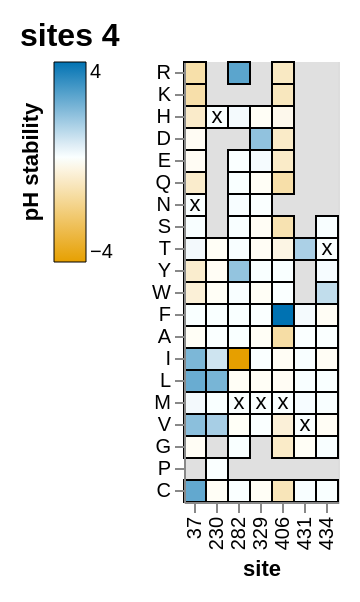

This figure's notebook cell:
### Code cell
pH_sites_4_chart = polyclonal.plot.lineplot_and_heatmap(
    data_df=test,
    stat_col="pH stability",
    category_col="phenotype",
    alphabet=alphabet,
    # addtl_tooltip_stats=addtl_tooltip_stats,
    addtl_slider_stats={"entry in C musculinus TfR1 cells" : -5},
    init_floor_at_zero=False,
    init_site_statistic="mean",
    show_zoombar=False,
    show_lineplot=False,
    sites=pH_sites_4,
    plot_title="sites 4",
    heatmap_max_at_least=2,
    heatmap_min_at_least=-1,
)

pH_sites_4_chart

### Figure 1 — Vega-Lite specification as saved in the notebook (floating-point values rounded to 4 significant figures)
{"config": {"view": {"continuousWidth": 300, "continuousHeight": 300}, "axis": {"grid": false, "labelOverlap": "parity"}, "padding": 10}, "vconcat": [{"vconcat": [{"layer": [{"mark": {"type": "rect", "color": "#E0E0E0"}, "encoding": {"x": {"field": "site", "sort": {"field": "_stat_site_order", "order": "ascending"}, "type": "ordinal"}, "y": {"field": "mutant", "scale": {"domain": ["R", "K", "H", "D", "E", "Q", "N", "S", "T", "Y", "W", "F", "A", "I", "L", "M", "V", "G", "P", "C"]}, "sort": ["R", "K", "H", "D", "E", "Q", "N", "S", "T", "Y", "W", "F", "A", "I", "L", "M", "V", "G", "P", "C"], "title": null, "type": "nominal"}}, "name": "view_8", "transform": [{"lookup": "site", "from": {"data": {"name": "data-0d51e375940a2bb90e4fa816e481f896"}, "key": "site", "fields": ["wildtype", "_stat_site_order"]}}, {"calculate": "if(isFinite(datum['pH stability']),datum['pH stability'],NaN)", "as": "pH stability"}, {"calculate": "if(isFinite(datum['entry in C musculinus TfR1 cells']),datum['entry in C musculinus TfR1 cells'],NaN)", "as": "entry in C musculinus TfR1 cells"}, {"calculate": "max(datum['pH stability'],floor_at_zero['floor'])", "as": "_stat"}, {"calculate": "false", "as": "_stat_hide"}, {"filter": "(((datum['entry in C musculinus TfR1 cells'] >= (param_13 - 1e-06)) || (!isFinite(datum['entry in C musculinus TfR1 cells']))) || datum['_stat_hide'])"}, {"calculate": "if(datum['_stat_hide'],-4.155,datum['_stat'])", "as": "_stat_not_hidden"}, {"joinaggregate": [{"op": "max", "field": "_stat_not_hidden", "as": "_stat_site_max"}], "groupby": ["site"]}, {"filter": "((datum['_stat_site_max'] >= (param_14 - 1e-06)) || (!isFinite(datum['_stat_site_max'])))"}, {"calculate": "(datum.wildtype !== datum.mutant)", "as": "_stat_not_wildtype"}, {"joinaggregate": [{"op": "max", "field": "_stat_not_wildtype", "as": "_stat_site_has_non_wildtype"}], "groupby": ["site"]}, {"filter": "datum['_stat_site_has_non_wildtype']"}, {"filter": {"param": "param_16"}}, {"impute": "_stat_dummy", "key": "mutant", "groupby": ["site"], "keyvals": ["R", "K", "H", "D", "E", "Q", "N", "S", "T", "Y", "W", "F", "A", "I", "L", "M", "V", "G", "P", "C"], "value": null}]}, {"mark": {"type": "rect"}, "encoding": {"color": {"value": "silver"}, "stroke": {"value": "black"}, "tooltip": [{"field": "site", "type": "nominal"}, {"field": "wildtype", "type": "nominal"}, {"field": "mutant", "type": "nominal"}, {"field": "pH stability", "format": ".3g", "type": "quantitative"}, {"field": "entry in C musculinus TfR1 cells", "format": ".3g", "type": "quantitative"}], "x": {"axis": {"labels": true, "ticks": true, "title": "site"}, "field": "site", "sort": {"field": "_stat_site_order", "order": "ascending"}, "type": "ordinal"}, "y": {"field": "mutant", "scale": {"domain": ["R", "K", "H", "D", "E", "Q", "N", "S", "T", "Y", "W", "F", "A", "I", "L", "M", "V", "G", "P", "C"]}, "sort": ["R", "K", "H", "D", "E", "Q", "N", "S", "T", "Y", "W", "F", "A", "I", "L", "M", "V", "G", "P", "C"], "title": null, "type": "nominal"}}, "title": {"text": "", "anchor": "middle", "color": "#0072B2", "orient": "left"}, "transform": [{"lookup": "site", "from": {"data": {"name": "data-0d51e375940a2bb90e4fa816e481f896"}, "key": "site", "fields": ["wildtype", "_stat_site_order"]}}, {"calculate": "if(isFinite(datum['pH stability']),datum['pH stability'],NaN)", "as": "pH stability"}, {"calculate": "if(isFinite(datum['entry in C musculinus TfR1 cells']),datum['entry in C musculinus TfR1 cells'],NaN)", "as": "entry in C musculinus TfR1 cells"}, {"calculate": "max(datum['pH stability'],floor_at_zero['floor'])", "as": "_stat"}, {"calculate": "false", "as": "_stat_hide"}, {"filter": "(((datum['entry in C musculinus TfR1 cells'] >= (param_13 - 1e-06)) || (!isFinite(datum['entry in C musculinus TfR1 cells']))) || datum['_stat_hide'])"}, {"calculate": "if(datum['_stat_hide'],-4.155,datum['_stat'])", "as": "_stat_not_hidden"}, {"joinaggregate": [{"op": "max", "field": "_stat_not_hidden", "as": "_stat_site_max"}], "groupby": ["site"]}, {"filter": "((datum['_stat_site_max'] >= (param_14 - 1e-06)) || (!isFinite(datum['_stat_site_max'])))"}, {"calculate": "(datum.wildtype !== datum.mutant)", "as": "_stat_not_wildtype"}, {"joinaggregate": [{"op": "max", "field": "_stat_not_wildtype", "as": "_stat_site_has_non_wildtype"}], "groupby": ["site"]}, {"filter": "datum['_stat_site_has_non_wildtype']"}, {"filter": {"param": "param_16"}}, {"filter": "(datum['phenotype'] === 'functional_effect')"}, {"filter": "datum['_stat_hide']"}]}, {"mark": {"type": "rect"}, "encoding": {"color": {"field": "_stat", "legend": {"gradientLength": 100, "gradientStrokeColor": "black", "gradientStrokeWidth": 0.5, "orient": "left", "title": "pH stability", "titleOrient": "left"}, "scale": {"clamp": true, "domainMax": 3.773, "domainMid": 0, "domainMin": {"expr": "floor_at_zero.floor"}, "nice": false, "range": ["#e69f00", "#e7a40d", "#e9a91b", "#eaae28", "#ebb336", "#edb843", "#eebd51", "#efc25e", "#f1c76b", "#f2cc79", "#f3d286", "#f4d794", "#f6dca1", "#f7e1ae", "#f8e6bc", "#faebc9", "#fbf0d7", "#fcf5e4", "#fefaf2", "#ffffff", "#f2f8fb", "#e4f0f7", "#d7e9f3", "#c9e1ef", "#bcdaeb", "#aed2e7", "#a1cbe3", "#94c4df", "#86bcdb", "#79b5d6", "#6badd2", "#5ea6ce", "#519fca", "#4397c6", "#3690c2", "#2888be", "#1b81ba", "#0d79b6", "#0072b2"], "type": "linear", "zero": true}, "type": "quantitative"}, "stroke": {"value": "black"}, "tooltip": [{"field": "site", "type": "nominal"}, {"field": "wildtype", "type": "nominal"}, {"field": "mutant", "type": "nominal"}, {"field": "pH stability", "format": ".3g", "type": "quantitative"}, {"field": "entry in C musculinus TfR1 cells", "format": ".3g", "type": "quantitative"}], "x": {"axis": {"labels": true, "ticks": true, "title": "site"}, "field": "site", "sort": {"field": "_stat_site_order", "order": "ascending"}, "type": "ordinal"}, "y": {"field": "mutant", "scale": {"domain": ["R", "K", "H", "D", "E", "Q", "N", "S", "T", "Y", "W", "F", "A", "I", "L", "M", "V", "G", "P", "C"]}, "sort": ["R", "K", "H", "D", "E", "Q", "N", "S", "T", "Y", "W", "F", "A", "I", "L", "M", "V", "G", "P", "C"], "title": null, "type": "nominal"}}, "title": {"text": "", "anchor": "middle", "color": "#0072B2", "orient": "left"}, "transform": [{"lookup": "site", "from": {"data": {"name": "data-0d51e375940a2bb90e4fa816e481f896"}, "key": "site", "fields": ["wildtype", "_stat_site_order"]}}, {"calculate": "if(isFinite(datum['pH stability']),datum['pH stability'],NaN)", "as": "pH stability"}, {"calculate": "if(isFinite(datum['entry in C musculinus TfR1 cells']),datum['entry in C musculinus TfR1 cells'],NaN)", "as": "entry in C musculinus TfR1 cells"}, {"calculate": "max(datum['pH stability'],floor_at_zero['floor'])", "as": "_stat"}, {"calculate": "false", "as": "_stat_hide"}, {"filter": "(((datum['entry in C musculinus TfR1 cells'] >= (param_13 - 1e-06)) || (!isFinite(datum['entry in C musculinus TfR1 cells']))) || datum['_stat_hide'])"}, {"calculate": "if(datum['_stat_hide'],-4.155,datum['_stat'])", "as": "_stat_not_hidden"}, {"joinaggregate": [{"op": "max", "field": "_stat_not_hidden", "as": "_stat_site_max"}], "groupby": ["site"]}, {"filter": "((datum['_stat_site_max'] >= (param_14 - 1e-06)) || (!isFinite(datum['_stat_site_max'])))"}, {"calculate": "(datum.wildtype !== datum.mutant)", "as": "_stat_not_wildtype"}, {"joinaggregate": [{"op": "max", "field": "_stat_not_wildtype", "as": "_stat_site_has_non_wildtype"}], "groupby": ["site"]}, {"filter": "datum['_stat_site_has_non_wildtype']"}, {"filter": {"param": "param_16"}}, {"filter": "(datum['phenotype'] === 'functional_effect')"}, {"filter": "(!datum['_stat_hide'])"}]}, {"mark": {"type": "text", "color": "black", "text": "x"}, "encoding": {"x": {"field": "site", "sort": {"field": "_stat_site_order", "order": "ascending"}, "type": "ordinal"}, "y": {"field": "mutant", "scale": {"domain": ["R", "K", "H", "D", "E", "Q", "N", "S", "T", "Y", "W", "F", "A", "I", "L", "M", "V", "G", "P", "C"]}, "sort": ["R", "K", "H", "D", "E", "Q", "N", "S", "T", "Y", "W", "F", "A", "I", "L", "M", "V", "G", "P", "C"], "title": null, "type": "nominal"}}, "transform": [{"lookup": "site", "from": {"data": {"name": "data-0d51e375940a2bb90e4fa816e481f896"}, "key": "site", "fields": ["wildtype", "_stat_site_order"]}}, {"calculate": "if(isFinite(datum['pH stability']),datum['pH stability'],NaN)", "as": "pH stability"}, {"calculate": "if(isFinite(datum['entry in C musculinus TfR1 cells']),datum['entry in C musculinus TfR1 cells'],NaN)", "as": "entry in C musculinus TfR1 cells"}, {"calculate": "max(datum['pH stability'],floor_at_zero['floor'])", "as": "_stat"}, {"calculate": "false", "as": "_stat_hide"}, {"filter": "(((datum['entry in C musculinus TfR1 cells'] >= (param_13 - 1e-06)) || (!isFinite(datum['entry in C musculinus TfR1 cells']))) || datum['_stat_hide'])"}, {"calculate": "if(datum['_stat_hide'],-4.155,datum['_stat'])", "as": "_stat_not_hidden"}, {"joinaggregate": [{"op": "max", "field": "_stat_not_hidden", "as": "_stat_site_max"}], "groupby": ["site"]}, {"filter": "((datum['_stat_site_max'] >= (param_14 - 1e-06)) || (!isFinite(datum['_stat_site_max'])))"}, {"calculate": "(datum.wildtype !== datum.mutant)", "as": "_stat_not_wildtype"}, {"joinaggregate": [{"op": "max", "field": "_stat_not_wildtype", "as": "_stat_site_has_non_wildtype"}], "groupby": ["site"]}, {"filter": "datum['_stat_site_has_non_wildtype']"}, {"filter": {"param": "param_16"}}, {"filter": "(datum.wildtype === datum.mutant)"}]}], "height": {"step": 11}, "width": {"step": 11}}], "resolve": {"scale": {"color": "shared", "x": "shared"}}, "spacing": 10}], "data": {"name": "data-07453b4ba4f028cd47fa69c6870c989e"}, "params": [{"name": "floor_at_zero", "select": {"type": "point", "fields": ["floor"]}, "bind": {"input": "radio", "options": [0, -4.155], "labels": ["yes", "no"], "name": "floor pH stability at zero"}, "value": [{"floor": -4.155}], "views": ["view_8"]}, {"name": "param_16", "select": {"type": "interval", "encodings": ["x"], "mark": {"stroke": "black", "strokeWidth": 2}}, "views": ["view_8"]}, {"name": "param_13", "bind": {"input": "range", "max": 0.2632, "min": -5.316, "name": "minimum entry in C musculinus TfR1 cells"}, "value": -5}, {"name": "param_14", "bind": {"input": "range", "max": 3.773, "min": -4.155, "name": "minimum max of pH stability at site"}, "value": -4.155}], "resolve": {"scale": {"color": "independent"}}, "title": {"text": "sites 4", "align": "left", "anchor": "start", "fontSize": 16}, "$schema": "https://vega.github.io/schema/vega-lite/v5.20.1.json", "datasets": {"data-07453b4ba4f028cd47fa69c6870c989e": [{"site": 37, "mutant": "A", "pH stability": -0.03866, "phenotype": "functional_effect", "entry in C musculinus TfR1 cells": -0.9869}, {"site": 37, "mutant": "C", "pH stability": 2.322, "phenotype": "functional_effect", "entry in C musculinus TfR1 cells": -3.362}, {"site": 37, "mutant": "D", "pH stability": -0.1231, "phenotype": "functional_effect", "entry in C musculinus TfR1 cells": -1.106}, {"site": 37, "mutant": "E", "pH stability": -0.144, "phenotype": "functional_effect", "entry in C musculinus TfR1 cells": 0.01115}, {"site": 37, "mutant": "F", "pH stability": 0.03102, "phenotype": "functional_effect", "entry in C musculinus TfR1 cells": -0.5373}, {"site": 37, "mutant": "G", "pH stability": -0.07281, "phenotype": "functional_effect", "entry in C musculinus TfR1 cells": -0.7106}, {"site": 37, "mutant": "H", "pH stability": -0.8607, "phenotype": "functional_effect", "entry in C musculinus TfR1 cells": -0.3705}, {"site": 37, "mutant": "I", "pH stability": 1.938, "phenotype": "functional_effect", "entry in C musculinus TfR1 cells": -3.018}, {"site": 37, "mutant": "K", "pH stability": -1.379, "phenotype": "functional_effect", "entry in C musculinus TfR1 cells": -0.9561}, {"site": 37, "mutant": "L", "pH stability": 2.212, "phenotype": "functional_effect", "entry in C musculinus TfR1 cells": -2.604}, {"site": 37, "mutant": "M", "pH stability": 0.1713, "phenotype": "functional_effect", "entry in C musculinus TfR1 cells": -1.031}, {"site": 37, "mutant": "N", "pH stability": 0.0, "phenotype": "functional_effect", "entry in C musculinus TfR1 cells": 0.0}, {"site": 37, "mutant": "Q", "pH stability": -0.8264, "phenotype": "functional_effect", "entry in C musculinus TfR1 cells": -0.7082}, {"site": 37, "mutant": "R", "pH stability": -1.373, "phenotype": "functional_effect", "entry in C musculinus TfR1 cells": -1.388}, {"site": 37, "mutant": "S", "pH stability": 0.05459, "phenotype": "functional_effect", "entry in C musculinus TfR1 cells": -1.926}, {"site": 37, "mutant": "T", "pH stability": 0.1639, "phenotype": "functional_effect", "entry in C musculinus TfR1 cells": -2.006}, {"site": 37, "mutant": "V", "pH stability": 1.72, "phenotype": "functional_effect", "entry in C musculinus TfR1 cells": -4.002}, {"site": 37, "mutant": "W", "pH stability": -0.6507, "phenotype": "functional_effect", "entry in C musculinus TfR1 cells": -1.189}, {"site": 37, "mutant": "Y", "pH stability": -0.8007, "phenotype": "functional_effect", "entry in C musculinus TfR1 cells": -1.746}, {"site": 230, "mutant": "A", "pH stability": 0.006267, "phenotype": "functional_effect", "entry in C musculinus TfR1 cells": -0.8442}, {"site": 230, "mutant": "C", "pH stability": -0.004499, "phenotype": "functional_effect", "entry in C musculinus TfR1 cells": -3.211}, {"site": 230, "mutant": "F", "pH stability": 0.03646, "phenotype": "functional_effect", "entry in C musculinus TfR1 cells": -1.121}, {"site": 230, "mutant": "G", "pH stability": -0.02709, "phenotype": "functional_effect", "entry in C musculinus TfR1 cells": -5.316}, {"site": 230, "mutant": "H", "pH stability": 0.0, "phenotype": "functional_effect", "entry in C musculinus TfR1 cells": 0.0}, {"site": 230, "mutant": "I", "pH stability": 0.7235, "phenotype": "functional_effect", "entry in C musculinus TfR1 cells": -4.258}, {"site": 230, "mutant": "L", "pH stability": 1.998, "phenotype": "functional_effect", "entry in C musculinus TfR1 cells": -3.35}, {"site": 230, "mutant": "M", "pH stability": 0.03812, "phenotype": "functional_effect", "entry in C musculinus TfR1 cells": -1.266}, {"site": 230, "mutant": "P", "pH stability": 0.0102, "phenotype": "functional_effect", "entry in C musculinus TfR1 cells": -0.7228}, {"site": 230, "mutant": "T", "pH stability": -0.03512, "phenotype": "functional_effect", "entry in C musculinus TfR1 cells": -1.918}, {"site": 230, "mutant": "V", "pH stability": 1.298, "phenotype": "functional_effect", "entry in C musculinus TfR1 cells": -2.277}, {"site": 230, "mutant": "W", "pH stability": -0.003804, "phenotype": "functional_effect", "entry in C musculinus TfR1 cells": -1.984}, {"site": 230, "mutant": "Y", "pH stability": -0.0529, "phenotype": "functional_effect", "entry in C musculinus TfR1 cells": -1.784}, {"site": 282, "mutant": "A", "pH stability": 0.02654, "phenotype": "functional_effect", "entry in C musculinus TfR1 cells": -0.3188}, {"site": 282, "mutant": "C", "pH stability": 0.001574, "phenotype": "functional_effect", "entry in C musculinus TfR1 cells": -3.928}, {"site": 282, "mutant": "E", "pH stability": 0.01402, "phenotype": "functional_effect", "entry in C musculinus TfR1 cells": 0.08644}, {"site": 282, "mutant": "F", "pH stability": 0.02288, "phenotype": "functional_effect", "entry in C musculinus TfR1 cells": -0.3981}, {"site": 282, "mutant": "G", "pH stability": 0.02832, "phenotype": "functional_effect", "entry in C musculinus TfR1 cells": -0.2754}, {"site": 282, "mutant": "H", "pH stability": 0.1498, "phenotype": "functional_effect", "entry in C musculinus TfR1 cells": -2.236}, {"site": 282, "mutant": "I", "pH stability": -4.155, "phenotype": "functional_effect", "entry in C musculinus TfR1 cells": -0.1724}, {"site": 282, "mutant": "L", "pH stability": -0.0217, "phenotype": "functional_effect", "entry in C musculinus TfR1 cells": -0.2748}, {"site": 282, "mutant": "M", "pH stability": 0.0, "phenotype": "functional_effect", "entry in C musculinus TfR1 cells": 0.0}, {"site": 282, "mutant": "N", "pH stability": 0.07116, "phenotype": "functional_effect", "entry in C musculinus TfR1 cells": -0.5538}, {"site": 282, "mutant": "P", "pH stability": -0.03438, "phenotype": "functional_effect", "entry in C musculinus TfR1 cells": -5.058}, {"site": 282, "mutant": "Q", "pH stability": 0.03136, "phenotype": "functional_effect", "entry in C musculinus TfR1 cells": 0.1485}, {"site": 282, "mutant": "R", "pH stability": 2.425, "phenotype": "functional_effect", "entry in C musculinus TfR1 cells": -3.356}, {"site": 282, "mutant": "S", "pH stability": 0.05991, "phenotype": "functional_effect", "entry in C musculinus TfR1 cells": -0.5707}, {"site": 282, "mutant": "T", "pH stability": 0.04066, "phenotype": "functional_effect", "entry in C musculinus TfR1 cells": -0.1278}, {"site": 282, "mutant": "V", "pH stability": -0.0005292, "phenotype": "functional_effect", "entry in C musculinus TfR1 cells": -0.0641}, {"site": 282, "mutant": "W", "pH stability": 0.04519, "phenotype": "functional_effect", "entry in C musculinus TfR1 cells": -1.454}, {"site": 282, "mutant": "Y", "pH stability": 1.6, "phenotype": "functional_effect", "entry in C musculinus TfR1 cells": -2.698}, {"site": 329, "mutant": "A", "pH stability": -0.009588, "phenotype": "functional_effect", "entry in C musculinus TfR1 cells": -0.5451}, {"site": 329, "mutant": "C", "pH stability": -0.03409, "phenotype": "functional_effect", "entry in C musculinus TfR1 cells": -3.281}, {"site": 329, "mutant": "D", "pH stability": 1.628, "phenotype": "functional_effect", "entry in C musculinus TfR1 cells": -2.562}, {"site": 329, "mutant": "E", "pH stability": 0.1307, "phenotype": "functional_effect", "entry in C musculinus TfR1 cells": -1.732}, {"site": 329, "mutant": "F", "pH stability": 0.009013, "phenotype": "functional_effect", "entry in C musculinus TfR1 cells": -0.3556}, {"site": 329, "mutant": "H", "pH stability": -0.007761, "phenotype": "functional_effect", "entry in C musculinus TfR1 cells": -1.937}, {"site": 329, "mutant": "I", "pH stability": 8.878e-06, "phenotype": "functional_effect", "entry in C musculinus TfR1 cells": 0.1409}, {"site": 329, "mutant": "L", "pH stability": -0.01492, "phenotype": "functional_effect", "entry in C musculinus TfR1 cells": -0.1362}, {"site": 329, "mutant": "M", "pH stability": 0.0, "phenotype": "functional_effect", "entry in C musculinus TfR1 cells": 0.0}, {"site": 329, "mutant": "N", "pH stability": 0.003103, "phenotype": "functional_effect", "entry in C musculinus TfR1 cells": -0.7603}, {"site": 329, "mutant": "Q", "pH stability": -0.01039, "phenotype": "functional_effect", "entry in C musculinus TfR1 cells": -0.7253}, {"site": 329, "mutant": "S", "pH stability": -0.07372, "phenotype": "functional_effect", "entry in C musculinus TfR1 cells": -1.365}, {"site": 329, "mutant": "T", "pH stability": -0.05714, "phenotype": "functional_effect", "entry in C musculinus TfR1 cells": 0.0334}, {"site": 329, "mutant": "V", "pH stability": 0.0145, "phenotype": "functional_effect", "entry in C musculinus TfR1 cells": 0.2632}, {"site": 329, "mutant": "W", "pH stability": -0.0113, "phenotype": "functional_effect", "entry in C musculinus TfR1 cells": -0.4839}, {"site": 329, "mutant": "Y", "pH stability": 0.01857, "phenotype": "functional_effect", "entry in C musculinus TfR1 cells": -0.0164}, {"site": 406, "mutant": "A", "pH stability": -1.468, "phenotype": "functional_effect", "entry in C musculinus TfR1 cells": -1.567}, {"site": 406, "mutant": "C", "pH stability": -1.146, "phenotype": "functional_effect", "entry in C musculinus TfR1 cells": -1.398}, {"site": 406, "mutant": "D", "pH stability": -0.8833, "phenotype": "functional_effect", "entry in C musculinus TfR1 cells": -4.816}, {"site": 406, "mutant": "E", "pH stability": -0.893, "phenotype": "functional_effect", "entry in C musculinus TfR1 cells": -1.946}, {"site": 406, "mutant": "F", "pH stability": 3.773, "phenotype": "functional_effect", "entry in C musculinus TfR1 cells": -4.005}, {"site": 406, "mutant": "G", "pH stability": -0.8878, "phenotype": "functional_effect", "entry in C musculinus TfR1 cells": -3.277}, {"site": 406, "mutant": "H", "pH stability": -0.3141, "phenotype": "functional_effect", "entry in C musculinus TfR1 cells": -1.502}, {"site": 406, "mutant": "I", "pH stability": -0.07475, "phenotype": "functional_effect", "entry in C musculinus TfR1 cells": -0.2154}, {"site": 406, "mutant": "K", "pH stability": -1.055, "phenotype": "functional_effect", "entry in C musculinus TfR1 cells": -2.438}, {"site": 406, "mutant": "L", "pH stability": -0.1081, "phenotype": "functional_effect", "entry in C musculinus TfR1 cells": 0.07201}, {"site": 406, "mutant": "M", "pH stability": 0.0, "phenotype": "functional_effect", "entry in C musculinus TfR1 cells": 0.0}, {"site": 406, "mutant": "Q", "pH stability": -1.395, "phenotype": "functional_effect", "entry in C musculinus TfR1 cells": -2.154}, {"site": 406, "mutant": "R", "pH stability": -0.9759, "phenotype": "functional_effect", "entry in C musculinus TfR1 cells": -2.197}, {"site": 406, "mutant": "S", "pH stability": -1.265, "phenotype": "functional_effect", "entry in C musculinus TfR1 cells": -1.221}, {"site": 406, "mutant": "T", "pH stability": -0.4378, "phenotype": "functional_effect", "entry in C musculinus TfR1 cells": 0.0638}, {"site": 406, "mutant": "V", "pH stability": -0.6443, "phenotype": "functional_effect", "entry in C musculinus TfR1 cells": 0.0074}, {"site": 406, "mutant": "W", "pH stability": 0.003584, "phenotype": "functional_effect", "entry in C musculinus TfR1 cells": -1.848}, {"site": 406, "mutant": "Y", "pH stability": 0.01956, "phenotype": "functional_effect", "entry in C musculinus TfR1 cells": -1.436}, {"site": 431, "mutant": "A", "pH stability": 0.00474, "phenotype": "functional_effect", "entry in C musculinus TfR1 cells": -0.3827}, {"site": 431, "mutant": "C", "pH stability": 0.05579, "phenotype": "functional_effect", "entry in C musculinus TfR1 cells": -0.715}, {"site": 431, "mutant": "F", "pH stability": 0.1441, "phenotype": "functional_effect", "entry in C musculinus TfR1 cells": -0.6674}, {"site": 431, "mutant": "G", "pH stability": -0.04354, "phenotype": "functional_effect", "entry in C musculinus TfR1 cells": -2.59}, {"site": 431, "mutant": "I", "pH stability": 0.05298, "phenotype": "functional_effect", "entry in C musculinus TfR1 cells": -0.6225}, {"site": 431, "mutant": "L", "pH stability": 0.05098, "phenotype": "functional_effect", "entry in C musculinus TfR1 cells": -0.9566}, {"site": 431, "mutant": "M", "pH stability": 0.09356, "phenotype": "functional_effect", "entry in C musculinus TfR1 cells": -0.8246}, {"site": 431, "mutant": "T", "pH stability": 1.237, "phenotype": "functional_effect", "entry in C musculinus TfR1 cells": -3.125}, {"site": 431, "mutant": "V", "pH stability": 0.0, "phenotype": "functional_effect", "entry in C musculinus TfR1 cells": 0.0}, {"site": 434, "mutant": "A", "pH stability": 0.008877, "phenotype": "functional_effect", "entry in C musculinus TfR1 cells": -1.161}, {"site": 434, "mutant": "C", "pH stability": 0.02415, "phenotype": "functional_effect", "entry in C musculinus TfR1 cells": -1.128}, {"site": 434, "mutant": "F", "pH stability": -0.06502, "phenotype": "functional_effect", "entry in C musculinus TfR1 cells": -0.0192}, {"site": 434, "mutant": "G", "pH stability": 0.05794, "phenotype": "functional_effect", "entry in C musculinus TfR1 cells": -2.854}, {"site": 434, "mutant": "I", "pH stability": -0.09162, "phenotype": "functional_effect", "entry in C musculinus TfR1 cells": 0.0335}, {"site": 434, "mutant": "L", "pH stability": 0.02042, "phenotype": "functional_effect", "entry in C musculinus TfR1 cells": -1.26}, {"site": 434, "mutant": "M", "pH stability": 0.0487, "phenotype": "functional_effect", "entry in C musculinus TfR1 cells": -1.211}, {"site": 434, "mutant": "S", "pH stability": 0.06291, "phenotype": "functional_effect", "entry in C musculinus TfR1 cells": -0.3837}, {"site": 434, "mutant": "T", "pH stability": 0.0, "phenotype": "functional_effect", "entry in C musculinus TfR1 cells": 0.0}, {"site": 434, "mutant": "V", "pH stability": -0.06654, "phenotype": "functional_effect", "entry in C musculinus TfR1 cells": -0.5204}, {"site": 434, "mutant": "W", "pH stability": 0.9212, "phenotype": "functional_effect", "entry in C musculinus TfR1 cells": -3.943}, {"site": 434, "mutant": "Y", "pH stability": 0.08923, "phenotype": "functional_effect", "entry in C musculinus TfR1 cells": -4.138}], "data-0d51e375940a2bb90e4fa816e481f896": [{"site": 37, "wildtype": "N", "_stat_site_order": 0}, {"site": 230, "wildtype": "H", "_stat_site_order": 1}, {"site": 282, "wildtype": "M", "_stat_site_order": 2}, {"site": 329, "wildtype": "M", "_stat_site_order": 3}, {"site": 406, "wildtype": "M", "_stat_site_order": 4}, {"site": 431, "wildtype": "V", "_stat_site_order": 5}, {"site": 434, "wildtype": "T", "_stat_site_order": 6}]}}
